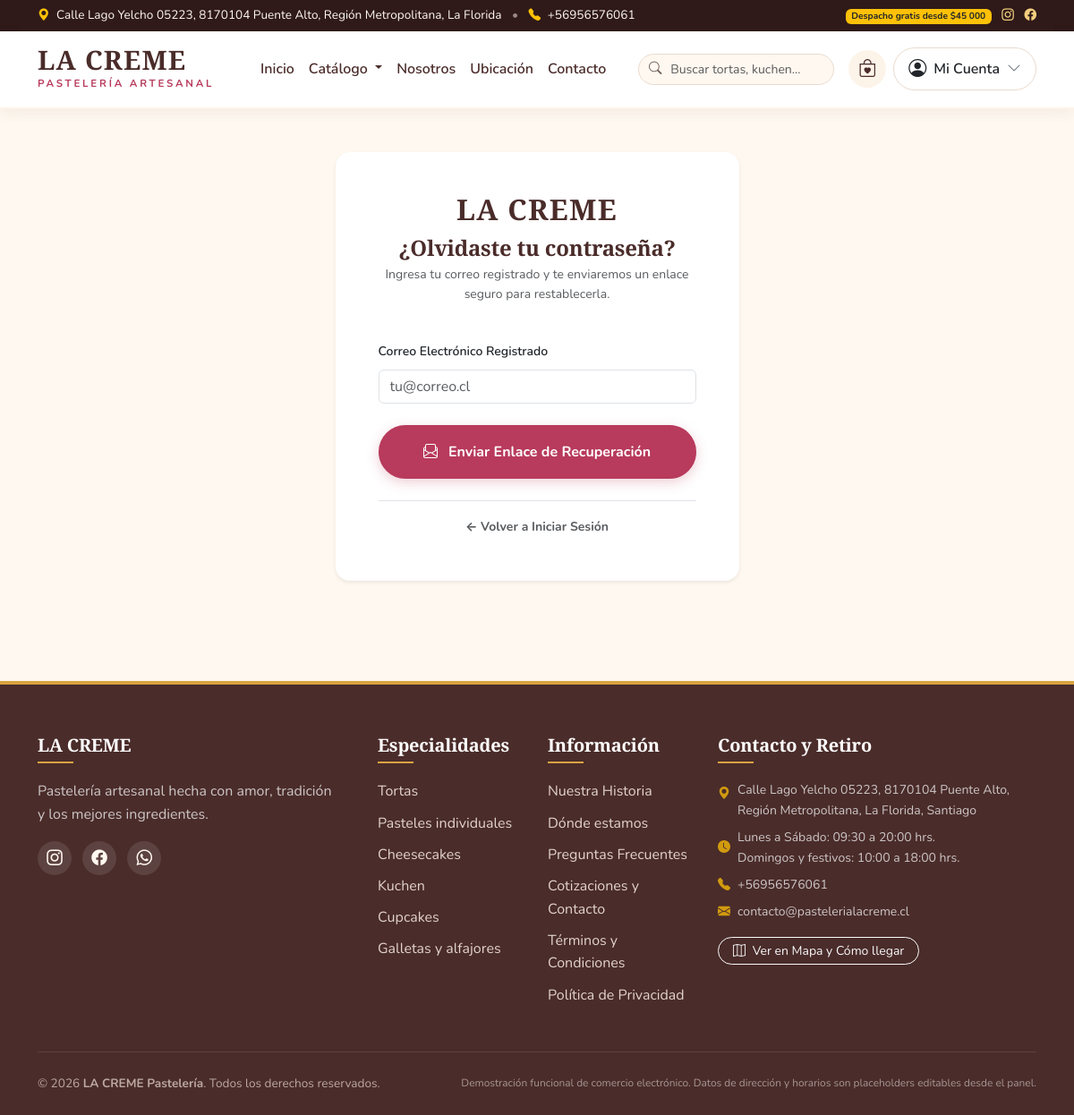
Page /cuentas/recuperar-contrasena/ on the committed database.
### sitio/models.py (models this page shows, shortened)
class ConfiguracionSitio(models.Model):
    nombre = models.CharField(max_length=120, default="LA CREME Pastelería", verbose_name="Nombre de la pastelería")
    eslogan = models.CharField(
        max_length=250,
        default="Pastelería artesanal hecha con amor, tradición y los mejores ingredientes.",
        verbose_name="Eslogan o frase principal"
    )
    direccion = models.CharField(
        max_length=255,
        default="Av. Providencia 1234, Local 5",
        verbose_name="Dirección física (Placeholder editable)"
    )
    comuna = models.CharField(max_length=100, default="Providencia", verbose_name="Comuna")
    ciudad = models.CharField(max_length=100, default="Santiago", verbose_name="Ciudad")
    telefono = models.CharField(max_length=30, default="+56 9 8765 4321", verbose_name="Teléfono fijo o móvil")
    whatsapp = models.CharField(
        max_length=30,
        default="+56987654321",
        verbose_name="Número de WhatsApp (con código de país, ej: +56987654321)"
    )
    correo = models.EmailField(default="contacto@pastelerialacreme.cl", verbose_name="Correo de contacto")
    horarios = models.TextField(
        default="Lunes a Sábado: 09:30 a 20:00 hrs.\nDomingos y festivos: 10:00 a 18:00 hrs.",
        verbose_name="Horarios de atención"
    )
    instagram = models.URLField(
        default="https://www.instagram.com/pasteleria_la_creme/",
        verbose_name="Enlace de Instagram"
    )
    facebook = models.URLField(
        blank=True,
        default="https://facebook.com/pasteleria_la_creme",
        verbose_name="Enlace de Facebook"
    )
    latitud = models.DecimalField(
        max_digits=9,
        decimal_places=6,
        default=-33.428500,
        verbose_name="Latitud (para Google Maps)"
    )
    longitud = models.DecimalField(
        max_digits=9,
        decimal_places=6,
        default=-70.612300,
        verbose_name="Longitud (para Google Maps)"
    )
    costo_despacho_base = models.PositiveIntegerField(
        default=3990,
        verbose_name="Costo base de despacho (CLP)"
    )
    despacho_gratis_desde = models.PositiveIntegerField(
        default=45000,
        verbose_name="Monto para despacho gratis (CLP)"
    )
    class Meta:
        verbose_name = "Configuración del sitio"
        verbose_name_plural = "Configuración del sitio"
    @classmethod
    def get_solo(cls):
        obj, created = cls.objects.get_or_create(id=1)
        return obj

### catalogo/models.py (models this page shows, shortened)
class Categoria(models.Model):
    nombre = models.CharField(max_length=100, unique=True, verbose_name="Nombre")
    slug = models.SlugField(max_length=120, unique=True, blank=True, verbose_name="Slug")
    descripcion = models.TextField(blank=True, verbose_name="Descripción")
    imagen = models.ImageField(upload_to='categorias/', blank=True, null=True, verbose_name="Imagen")
    activa = models.BooleanField(default=True, verbose_name="¿Activa?")
    orden = models.PositiveIntegerField(default=0, verbose_name="Orden de visualización")
    class Meta:
        ordering = ['orden', 'nombre']
        verbose_name = "Categoría"
        verbose_name_plural = "Categorías"
    def get_absolute_url(self):
        return reverse('catalogo:categoria_detalle', kwargs={'slug': self.slug})

### templates/cuentas/recuperar_contrasena.html (shortened to what this page needs)
{% extends "base.html" %}
{% block contenido %}
<div class="container py-5">
    <div class="row justify-content-center">
        <div class="col-md-6 col-lg-5">
            <div class="card p-4 p-md-5 rounded-4 border-0 shadow-sm bg-white">
                <div class="text-center mb-4">
                    <span class="navbar-brand-text fs-2">LA CREME</span>
                    <h1 class="h4 font-serif mt-2 mb-1">¿Olvidaste tu contraseña?</h1>
                    <p class="text-muted small">Ingresa tu correo registrado y te enviaremos un enlace seguro para restablecerla.</p>
                </div>
                <form method="post" action="{% url 'cuentas:recuperar_contrasena' %}">
                    <div class="mb-3">
                        <label for="id_email" class="form-label fw-semibold small">Correo Electrónico Registrado</label>
                        <input type="email" name="email" id="id_email" class="form-control" placeholder="tu@correo.cl" required>
                    </div>
                    <div class="d-grid mt-4">
                        <button type="submit" class="btn btn-pasteleria py-3">
                            <i class="bi bi-envelope-paper me-1"></i> Enviar Enlace de Recuperación
                        </button>
                    </div>
                </form>
                <div class="text-center mt-4 pt-3 border-top">
                    <a href="{% url 'cuentas:ingresar' %}" class="small text-muted fw-bold">
                        &larr; Volver a Iniciar Sesión
                    </a>
                </div>
            </div>
        </div>
    </div>
</div>
{% endblock %}

### templates/includes/_navbar.html (shortened to what this page needs)
{% load static humanize %}
<div class="top-bar d-none d-md-block">
    <div class="container d-flex justify-content-between align-items-center">
        <div>
            <i class="bi bi-geo-alt-fill text-warning me-1"></i>
            <span>{{ configuracion_sitio.direccion|default:"Av. Providencia 1234, Local 5" }}, {{ configuracion_sitio.comuna|default:"Providencia" }}</span>
            <span class="mx-2 opacity-50">•</span>
            <i class="bi bi-telephone-fill text-warning me-1"></i>
            <span>{{ configuracion_sitio.telefono|default:"+56 9 8765 4321" }}</span>
        </div>
        <div>
            <span class="badge bg-warning text-dark me-2">Despacho gratis desde ${{ configuracion_sitio.despacho_gratis_desde|default:45000|intcomma }}</span>
            <a href="{{ configuracion_sitio.instagram|default:'https://www.instagram.com/pasteleria_la_creme/' }}" target="_blank" rel="noopener noreferrer" class="me-2" aria-label="Instagram">
                <i class="bi bi-instagram"></i>
            </a>
            {% if configuracion_sitio.facebook %}
            <a href="{{ configuracion_sitio.facebook }}" target="_blank" rel="noopener noreferrer" aria-label="Facebook">
                <i class="bi bi-facebook"></i>
            </a>
            {% endif %}
        </div>
    </div>
</div>
<nav class="navbar navbar-expand-lg navbar-lacreme" aria-label="Navegación principal">
    <div class="container">
        <a class="navbar-brand text-decoration-none d-flex flex-column" href="{% url 'sitio:inicio' %}">
            <span class="navbar-brand-text">LA CREME</span>
            <span class="navbar-brand-subtitle">Pastelería Artesanal</span>
        </a>
        <div class="collapse navbar-collapse" id="navbarContenido">
            <ul class="navbar-nav mx-auto mb-2 mb-lg-0 align-items-lg-center">
                <li class="nav-item">
                    <a class="nav-link {% if request.resolver_match.url_name == 'inicio' %}active{% endif %}" href="{% url 'sitio:inicio' %}">Inicio</a>
                </li>
                <li class="nav-item dropdown">
                    <a class="nav-link dropdown-toggle " href="{% url 'catalogo:lista' %}" id="dropdownCatalogo" role="button" data-bs-toggle="dropdown" aria-expanded="false">
                        Catálogo
                    </a>
                </li>
                <li class="nav-item">
                    <a class="nav-link {% if request.resolver_match.url_name == 'nosotros' %}active{% endif %}" href="{% url 'sitio:nosotros' %}">Nosotros</a>
                </li>
                <li class="nav-item">
                    <a class="nav-link {% if request.resolver_match.url_name == 'ubicacion' %}active{% endif %}" href="{% url 'sitio:ubicacion' %}">Ubicación</a>
                </li>
                <li class="nav-item">
                    <a class="nav-link {% if request.resolver_match.url_name == 'contacto' %}active{% endif %}" href="{% url 'sitio:contacto' %}">Contacto</a>
                </li>
            </ul>
            <form class="search-form-nav d-flex my-2 my-lg-0 me-lg-3" action="{% url 'catalogo:lista' %}" method="get" role="search">
                <i class="bi bi-search search-icon" aria-hidden="true"></i>
                <input class="form-control" type="search" name="q" placeholder="Buscar tortas, kuchen..." aria-label="Buscar en la pastelería" value="{{ request.GET.q|default:'' }}">
            </form>
            <div class="d-flex align-items-center gap-2 mt-2 mt-lg-0">
                <a href="{% url 'carrito:detalle' %}" class="cart-badge-icon" aria-label="Ver carrito de compras" id="btn-carrito-navbar">
                    <i class="bi bi-bag-heart"></i>
                </a>
                <div class="dropdown">
                    <button class="btn btn-outline-secondary rounded-pill px-3 py-2 d-flex align-items-center gap-2" type="button" id="menuUsuario" data-bs-toggle="dropdown" aria-expanded="false" style="border-color: var(--color-borde);">
                        <i class="bi bi-person-circle fs-5 text-dark"></i>
                        <span class="d-none d-xl-inline text-dark fw-semibold">
                            {% if request.user.is_authenticated %}
                                {{ request.user.first_name|default:request.user.username }}
                            {% else %}
                                Mi Cuenta
                            {% endif %}
                        </span>
                        <i class="bi bi-chevron-down fs-7"></i>
                    </button>
                </div>
            </div>
        </div>
    </div>
</nav>

### templates/includes/_footer.html
<footer class="footer-lacreme" role="contentinfo">
    <div class="container">
        <div class="row g-4">
            <div class="col-lg-4 col-md-6">
                <h3 class="footer-title">LA CREME</h3>
                <p class="text-light opacity-75 pe-lg-3">
                    {{ configuracion_sitio.eslogan|default:"Pastelería artesanal hecha con amor, tradición y los mejores ingredientes seleccionados. Cada receta cuenta una historia dulce." }}
                </p>
                <div class="mt-3">
                    <a href="{{ configuracion_sitio.instagram|default:'https://www.instagram.com/pasteleria_la_creme/' }}" target="_blank" rel="noopener noreferrer" class="footer-social-icon" aria-label="Síguenos en Instagram">
                        <i class="bi bi-instagram"></i>
                    </a>
                    {% if configuracion_sitio.facebook %}
                    <a href="{{ configuracion_sitio.facebook }}" target="_blank" rel="noopener noreferrer" class="footer-social-icon" aria-label="Síguenos en Facebook">
                        <i class="bi bi-facebook"></i>
                    </a>
                    {% endif %}
                    <a href="https://wa.me/{{ configuracion_sitio.whatsapp|default:'+56987654321'|cut:'+'|cut:' '|cut:'-' }}" target="_blank" rel="noopener noreferrer" class="footer-social-icon" aria-label="Contáctanos por WhatsApp">
                        <i class="bi bi-whatsapp"></i>
                    </a>
                </div>
            </div>
            <div class="col-lg-2 col-md-6 col-6">
                <h4 class="footer-title">Especialidades</h4>
                <ul class="footer-links">
                    {% for cat in categorias_menu|slice:":6" %}
                    <li><a href="{{ cat.get_absolute_url }}">{{ cat.nombre }}</a></li>
                    {% empty %}
                    <li><a href="{% url 'catalogo:lista' %}">Tortas</a></li>
                    <li><a href="{% url 'catalogo:lista' %}">Cheesecakes</a></li>
                    <li><a href="{% url 'catalogo:lista' %}">Kuchen</a></li>
                    {% endfor %}
                </ul>
            </div>
            <div class="col-lg-2 col-md-6 col-6">
                <h4 class="footer-title">Información</h4>
                <ul class="footer-links">
                    <li><a href="{% url 'sitio:nosotros' %}">Nuestra Historia</a></li>
                    <li><a href="{% url 'sitio:ubicacion' %}">Dónde estamos</a></li>
                    <li><a href="{% url 'sitio:preguntas_frecuentes' %}">Preguntas Frecuentes</a></li>
                    <li><a href="{% url 'sitio:contacto' %}">Cotizaciones y Contacto</a></li>
                    <li><a href="{% url 'sitio:terminos' %}">Términos y Condiciones</a></li>
                    <li><a href="{% url 'sitio:privacidad' %}">Política de Privacidad</a></li>
                </ul>
            </div>
            <div class="col-lg-4 col-md-6">
                <h4 class="footer-title">Contacto y Retiro</h4>
                <ul class="list-unstyled text-light opacity-75 small">
                    <li class="mb-2 d-flex align-items-start gap-2">
                        <i class="bi bi-geo-alt-fill text-warning mt-1"></i>
                        <span>{{ configuracion_sitio.direccion|default:"Av. Providencia 1234, Local 5" }}, {{ configuracion_sitio.comuna|default:"Providencia" }}, {{ configuracion_sitio.ciudad|default:"Santiago" }}</span>
                    </li>
                    <li class="mb-2 d-flex align-items-center gap-2">
                        <i class="bi bi-clock-fill text-warning"></i>
                        <span>{{ configuracion_sitio.horarios|default:"Lun a Sáb: 09:30 a 20:00 hrs. Dom: 10:00 a 18:00 hrs."|linebreaksbr }}</span>
                    </li>
                    <li class="mb-2 d-flex align-items-center gap-2">
                        <i class="bi bi-telephone-fill text-warning"></i>
                        <span>{{ configuracion_sitio.telefono|default:"+56 9 8765 4321" }}</span>
                    </li>
                    <li class="mb-2 d-flex align-items-center gap-2">
                        <i class="bi bi-envelope-fill text-warning"></i>
                        <span>{{ configuracion_sitio.correo|default:"contacto@pastelerialacreme.cl" }}</span>
                    </li>
                </ul>
                <div class="mt-3">
                    <a href="{% url 'sitio:ubicacion' %}" class="btn btn-sm btn-outline-light rounded-pill px-3">
                        <i class="bi bi-map me-1"></i> Ver en Mapa y Cómo llegar
                    </a>
                </div>
            </div>
        </div>
        <div class="footer-bottom d-flex flex-column flex-md-row justify-content-between align-items-center text-center text-md-start">
            <p class="mb-1 mb-md-0">
                &copy; {% now "Y" %} <strong>LA CREME Pastelería</strong>. Todos los derechos reservados.
            </p>
            <p class="mb-0 text-white-50 small">
                Demostración funcional de comercio electrónico. Datos de dirección y horarios son placeholders editables desde el panel.
            </p>
        </div>
    </div>
</footer>

### rows in the picture
ConfiguracionSitio: direccion "Calle Lago Yelcho 05223, 8170104 Puente Alto, Región Metropolitana", comuna "La Florida", telefono "+56956576061", despacho_gratis_desde "45 000", eslogan "Pastelería artesanal hecha con amor, tradición y los mejores ingredientes.", ciudad "Santiago", horarios "Lunes a Sábado: 09:30 a 20:00 hrs. Domingos y festivos: 10:00 a 18:00 hrs.", correo "contacto@pastelerialacreme.cl"
Categoria: nombre "Tortas"
Categoria: nombre "Pasteles individuales"
Categoria: nombre "Cheesecakes"
Categoria: nombre "Kuchen"
Categoria: nombre "Cupcakes"
Categoria: nombre "Galletas y alfajores"
